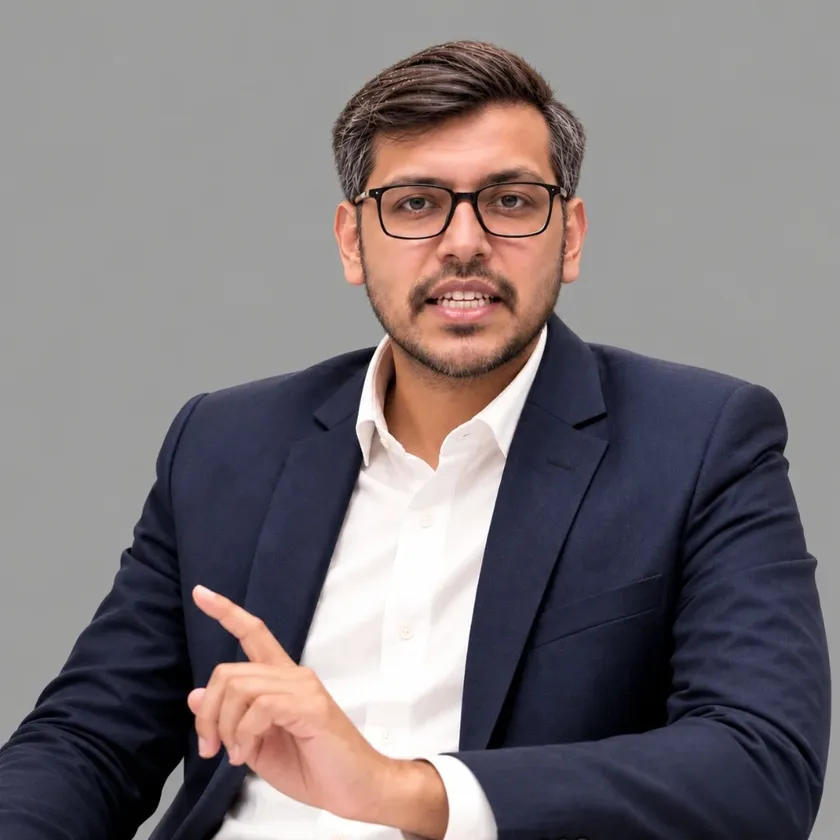
#> input picture style-guide/assets/piyush-mittal-cbo-partner-acre-key.webp, 840 x 840 px, shrunk from 1024 x 1024 before the run, given in place of piyush-mittal-cbo-partner-acre-key.jpg, which was not available
$ python crop_piyush.py
#> lines starting #> are read from the running program, lines starting #| are printed output that depends on the picture
from PIL import Image

# Open the image
img = Image.open('style-guide/assets/piyush-mittal-cbo-partner-acre-key.jpg')
#> img is the input picture: PIL image 840x840 RGB; mean R, G, B 125.1, 118.1, 121
width, height = img.size
#> width = 840; height = 840

# We want to crop out the bottom and zoom into the face.
# The finger is at the bottom.
# Let's crop the center-top portion.
# Left, Top, Right, Bottom
new_left = width * 0.15
#> new_left = 126
new_top = height * 0.05
#> new_top = 42
new_right = width * 0.85
#> new_right = 714
new_bottom = height * 0.65
#> new_bottom = 546

# Crop the image
cropped_img = img.crop((new_left, new_top, new_right, new_bottom))
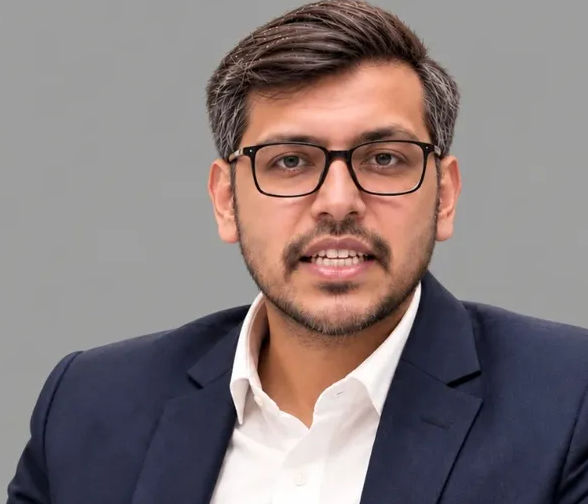
#> cropped_img: PIL image 588x504 RGB; mean R, G, B 134.2, 122.4, 122.7

# Save it back
cropped_img.save('style-guide/assets/piyush-mittal-cbo-partner-acre-key.jpg')

$ run again, with style-guide/assets/acrekey_bengaluru_hero_advisor.webp copied over style-guide/assets/piyush-mittal-cbo-partner-acre-key.webp
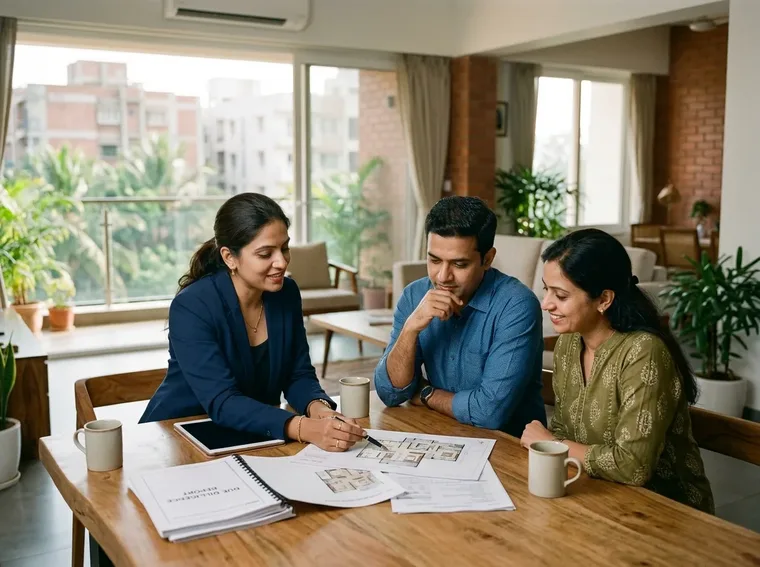
#> input picture style-guide/assets/acrekey_bengaluru_hero_advisor.webp, 760 x 567 px, given in place of piyush-mittal-cbo-partner-acre-key.jpg, which was not available
#> img is the input picture: PIL image 760x567 RGB; mean R, G, B 138.8, 131.4, 113
#> `cropped_img = img.crop((new_left, new_top, new_right, new_bottom))`:
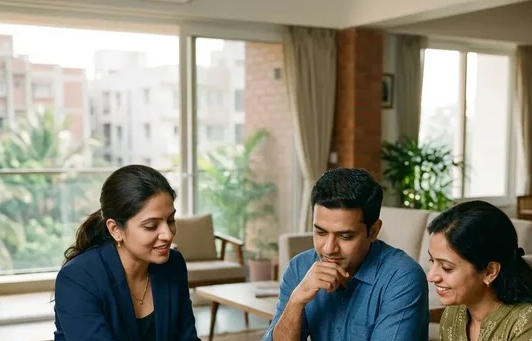
#> cropped_img: PIL image 532x341 RGB; mean R, G, B 143, 139.9, 125.4

$ run again, with style-guide/assets/acrekey_investment_analysis.webp copied over style-guide/assets/piyush-mittal-cbo-partner-acre-key.webp
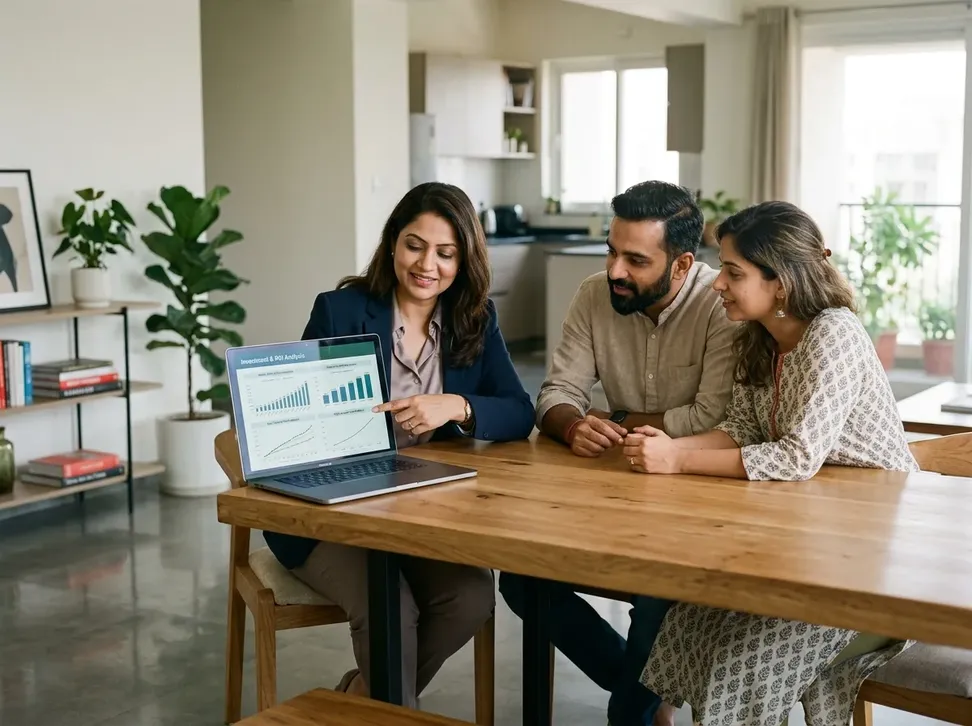
#> input picture style-guide/assets/acrekey_investment_analysis.webp, 972 x 726 px, shrunk from 1200 x 896 before the run, given in place of piyush-mittal-cbo-partner-acre-key.jpg, which was not available
#> img is the input picture: PIL image 972x726 RGB; mean R, G, B 139.1, 131.8, 115.5
#> `cropped_img = img.crop((new_left, new_top, new_right, new_bottom))`:
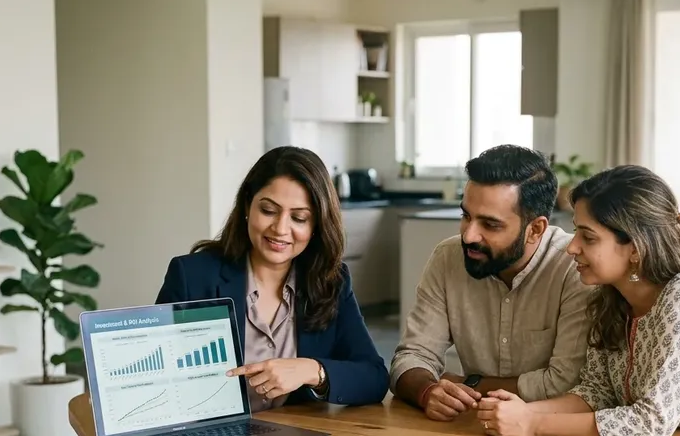
#> cropped_img: PIL image 680x436 RGB; mean R, G, B 138.5, 133, 117.9

$ run again, with style-guide/assets/acrekey_property_comparison_dashboard.webp copied over style-guide/assets/piyush-mittal-cbo-partner-acre-key.webp
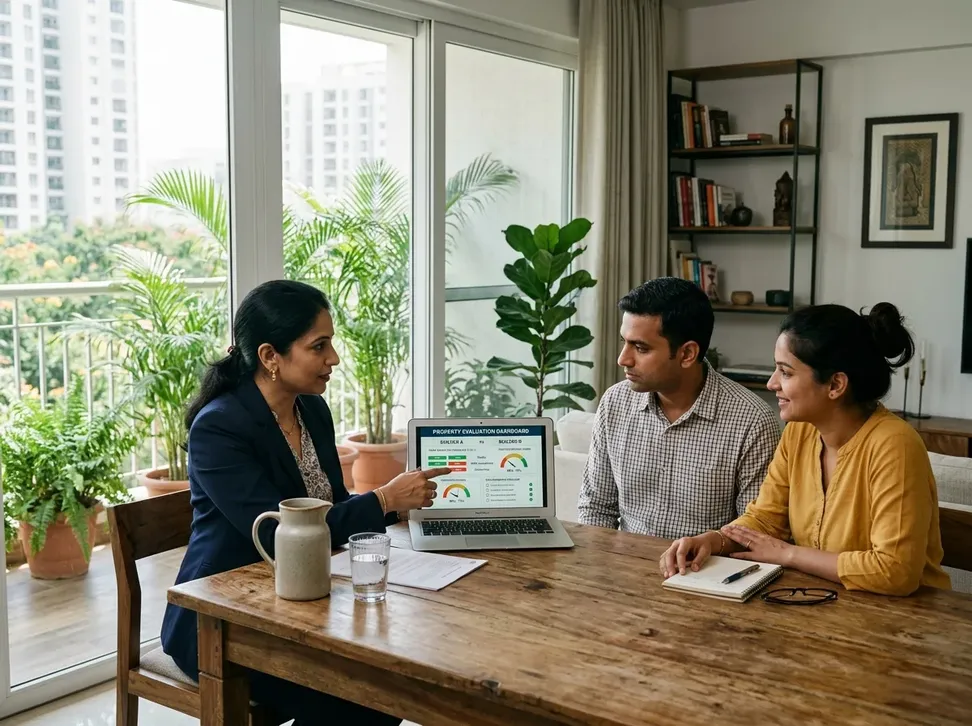
#> input picture style-guide/assets/acrekey_property_comparison_dashboard.webp, 972 x 726 px, shrunk from 1200 x 896 before the run, given in place of piyush-mittal-cbo-partner-acre-key.jpg, which was not available
#> img is the input picture: PIL image 972x726 RGB; mean R, G, B 137.1, 133, 112.7
#> `cropped_img = img.crop((new_left, new_top, new_right, new_bottom))`:
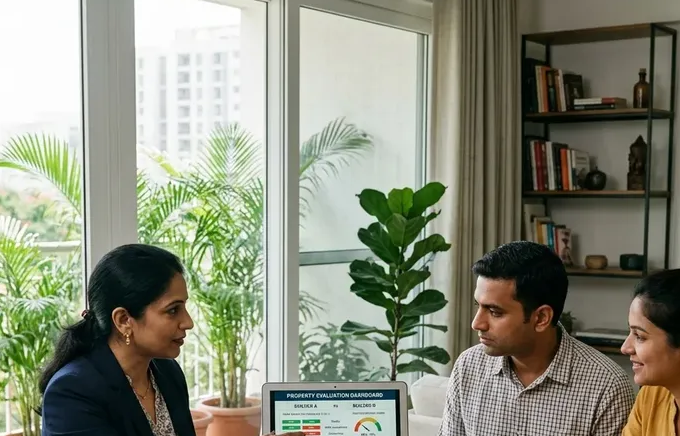
#> cropped_img: PIL image 680x436 RGB; mean R, G, B 138.4, 142.1, 124.2
